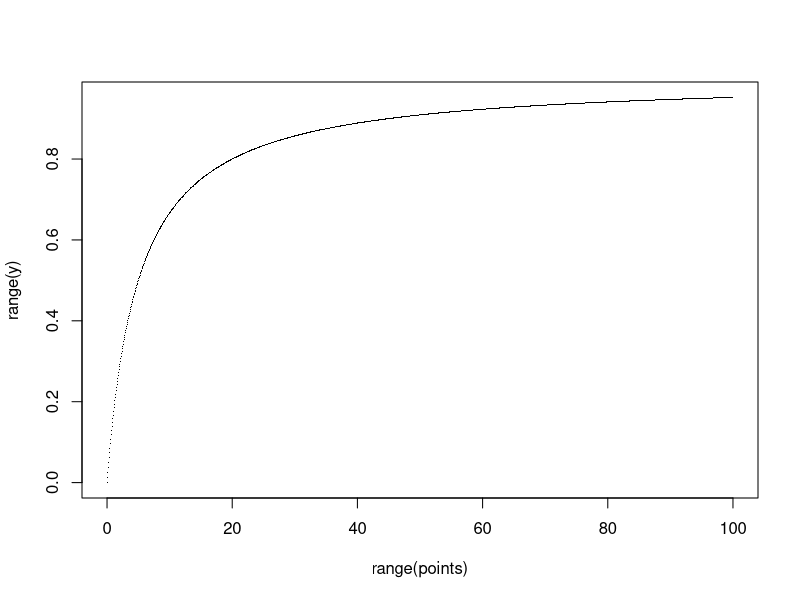

R code for this plot: (Note: a time limit stopped this script after it produced the figure.)
if(!require(data.table,quietly = T)) install.packages("data.table",quiet = T); library(data.table,quietly = T)

hillm <- function(s,t,n=1,a=1,b=0) (t^n)/(s^n + t^n)
Hillm <- function(s,t,n=1,a=1,b=0) (t^n)/(s^n + t^n)
hillp <- function(s,t,n=1,a=0,b=1) (s^n)/(s^n + t^n)
Hillp <- function(s,t,n=1,a=0,b=1) (s^n)/(s^n + t^n)


linearApproximation <- function(x_points,y_points,n_segments) {
    dbg <- F
    
    n_points <- dim(y_points)[1]    # number of rows in y_points
    n_curves <- dim(y_points)[2]    # number of cols in y_points
    
    m_cost <- matrix(Inf,n_points,n_segments)
    m_cost[2,1] <- 0.0
    h_cost <- matrix(Inf,n_points,n_points)
    father <- matrix(0,n_points,n_segments)
    
    for (n in 2:n_points) {
        m_cost[n,1] <- max(-Inf, sapply(1:n_curves,function(ic) segmentError(x_points,y_points[,ic],1,n)) )
        # std::cout << " n=" << n << " mCost[" << n << "][0]=" << temp << " father[" << n << "][0]=" << father[n][0] << "\n";
    }
    
    for (m in 2:n_segments) {        
        # std::cout << m << "... ";
        for (n in 3:n_points) {
            min_error <- m_cost[n-1,m-1]
            min_index <- n - 1
            if(m <= (n-2))
            for (i in m:(n-2)) {
                if (h_cost[i,n] == Inf) h_cost[i,n] <- max(-Inf, sapply(1:n_curves,function(ic) segmentError(x_points,y_points[,ic],i,n)) )
                curr_error <- m_cost[i,m-1] + h_cost[i,n]
                if (curr_error < min_error) {
                    min_error <- curr_error
                    min_index <- i
                }
            }
            m_cost[n,m] <- min_error
            father[n,m] <- min_index
            # std::cout << " n=" << n << " mCost[" << n << "][" << m << "]=" << mCost[n][m] << " father[" << n << "][" << m << "]=" << father[n][m] << "\n";
        }
    }
    # std::cout << "\n";

    for (i in (n_segments+1):1) {
        if(i == (n_segments+1)) ib[i] <- n_points
        else                    ib[i] <- father[ib[i+1],i]
    }
    
#     if(dbg) {
#         # std::cout << "\tSegments thresholds found:\n";
#         for (int i = 0; i < n_segments + 1; i++) {
#             std::cout << "\t" << xb[i] << "\n";
#         }
#     }
    return(x_points[ib])
}


# x, y : are vectors of x and y coordinates (they must have same length)
# first, last : are indices into these vectors
segmentError <- function(x, y, first, last) {
    # Compute line segment coefficients
    a <- (y[last] - y[first]) / (x[last] - x[first])
    b <- (y[first] * x[last] - y[last] * x[first]) / (x[last] - x[first])
    
    # Compute error for the line segment
#     e <- 0.0
#     for(k in first:last) e = e + (y[k] - a * x[k] - b) * (y[k] - a * x[k] - b)
#     e = e/(a*a + 1)
    e <- sum(sapply(first:last,function(k) (y[k] - a * x[k] - b) * (y[k] - a * x[k] - b))) / (a*a + 1)    
    return(e)
}


np <- 1500
points <- seq(0,100,length.out=np)
y <- hillp(points,5)
plot(range(points),range(y),type="n")
points(points,y,pch=".",cex=1)
thr <- linearApproximation(points,as.matrix(y),5)
thr_y <- hillp(thr,5)
points(thr,thr_y,pch=4,col="red",ps=2, lwd=2)
